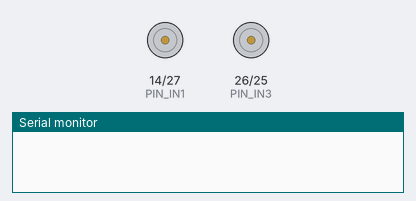
Bench run of a sketch on a simulated ESP32. On the bench: motor-driver pin pairs drawn as motors (green arrow = first pin HIGH = forward, orange = second pin HIGH = backward, longer = more drive, scaled by the enable pin), the last lines printed to the serial monitor. WiFi joins after 1.5 s; servers stay silent unless stated.

Above: at 0.1 s.
At 2.0 s:
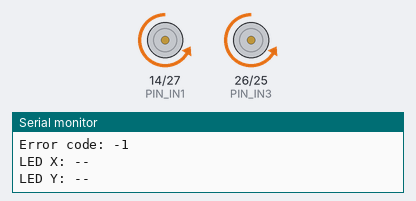
Timing chart, 0 to 3.5 s (numbered marks = the images above):
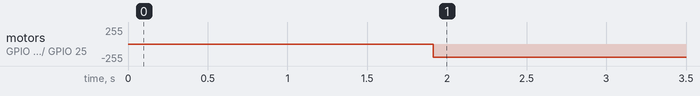

The sketch:

RC_Car.ino
```cpp
//2nd ESP board (on the car)


// LIBRARIES
#include <WiFi.h>
#include <HTTPClient.h>
// END LIBRARIES

// GLOBAL VARIABLES
const char* ssid = "ESP32-Access-Point";
const char* password = "123456789";
#define PIN_IN1  14// ESP32 pin GPIO19 connected to the IN1 pin L298N
#define PIN_IN2  27 // ESP32 pin GPIO18 connected to the IN2 pin L298N
#define PIN_ENA  32 // ESP32 pin GPIO32 connected to the EN1 pin L298N
#define PIN_IN3  26 // ESP32 pin GPIO19 connected to the IN1 pin L298N
#define PIN_IN4  25 // ESP32 pin GPIO18 connected to the IN2 pin L298N
#define PIN_ENB  33 // ESP32 pin GPIO32 connected to the EN1 pin L298N

const char* serverNameXLedToggle = "http://192.168.4.1/x_status";
const char* serverNameYLedToggle = "http://192.168.4.1/y_status";
// END GLOBAL VARIABLES

// EXTERNAL FUNCTIONS
String httpGETRequest(const char* serverName) {
  WiFiClient client;
  HTTPClient http;

  http.begin(client, serverName);
  int httpResponseCode = http.GET();

  String payload = "--";
  if (httpResponseCode > 0) {
    payload = http.getString();
  } else {
    Serial.print("Error code: ");
    Serial.println(httpResponseCode);
  }
  http.end();
  return payload;
}
// END EXTERNAL FUNCTIONS


//SETUP
void setup() {

  //SET PINS

  // LN 298
  pinMode(PIN_IN1, OUTPUT); //
  pinMode(PIN_IN2, OUTPUT); //
  pinMode(PIN_ENA, OUTPUT); //enable motor1
  pinMode(PIN_IN3, OUTPUT); //
  pinMode(PIN_IN4, OUTPUT); //
  pinMode(PIN_ENB, OUTPUT); //enable motor2
  // END LN 298

  //END SETTING PINS

  Serial.begin(115200); // START SERIAL CONNECTION BETWEEN LAPTOP AND ESP32 BOARD AT 115200 BITS/SECOND

  //SET CONNECTION WITH FIRST ESP BOARD
  WiFi.begin(ssid, password);
  while (WiFi.status() != WL_CONNECTED) {
    delay(500);
    Serial.print(".");
  }
  Serial.println("\nConnected with IP: ");
  Serial.println(WiFi.localIP());
  //END SETTING CONNECTION WITH FIRST ESP BOARD


}
// END SETUP

//LOOP
void loop() {

  // GET INFORMATION FROM FIRST ESP BOARD
  if (WiFi.status() == WL_CONNECTED) {
    String JoystickXpositionStr = httpGETRequest(serverNameXLedToggle);
    String JoystickYpositionStr = httpGETRequest(serverNameYLedToggle);

    int JoystickXposition = JoystickXpositionStr.toInt();
    int JoystickYposition = JoystickYpositionStr.toInt();

    Serial.println("LED X: " + JoystickXpositionStr);
    Serial.println("LED Y: " + JoystickYpositionStr);

    // END GETTING INFORMATION FROM FIRST ESP BOARD

    //LN298 DRIVER MOTOR CONTROL
/*
    if( 2500 < JoystickYposition && JoystickYposition < 3500 ){

    }
    else if(JoystickYposition < 2500){
      analogWrite(26,100);
    }
    else if(JoystickYposition > 3500){
      analogWrite(26,100);

    }

*/
  // Control motor B (e.g., for forward/backward)
  if (JoystickYposition < 2500) {
  // Move backward
  digitalWrite(PIN_IN3, LOW);
  digitalWrite(PIN_IN4, HIGH);
  analogWrite(PIN_ENB, 200); // speed up
  delay(10);
}
  else if (JoystickYposition > 3500) {
  // Move forward
  digitalWrite(PIN_IN3, HIGH);
  digitalWrite(PIN_IN4, LOW);
  analogWrite(PIN_ENB, 200); // speed up
  delay(10);
}
  else {
  // Stop
  digitalWrite(PIN_IN1, LOW);
  digitalWrite(PIN_IN2, LOW);
  analogWrite(PIN_ENB, 0); // speed up
  delay(10);
}

    // Control motor A (e.g., for forward/backward)
if (JoystickXposition < 2500) {
  // Move backward
  digitalWrite(PIN_IN1, LOW);
  digitalWrite(PIN_IN2, HIGH);
  analogWrite(PIN_ENA, 200); // speed up
  delay(10);

}
else if (JoystickXposition > 3500) {
  // Move forward
  digitalWrite(PIN_IN1, HIGH);
  digitalWrite(PIN_IN2, LOW);
  analogWrite(PIN_ENA, 200); // speed up
  delay(10);
}
else {
  // Stop
  digitalWrite(PIN_IN1, LOW);
  digitalWrite(PIN_IN2, LOW);
  analogWrite(PIN_ENA, 0); // speed up
  delay(10);
}

    //END LN298 DRIVER MOTOR CONTROL
  }
}
```

Measured:
- by itself, motor on GPIO 14 (PIN_IN1) / GPIO 27 (PIN_IN2), motor on GPIO 26 (PIN_IN3) / GPIO 25 (PIN_IN4): stopped → backward 200/255 at 1.9 s
